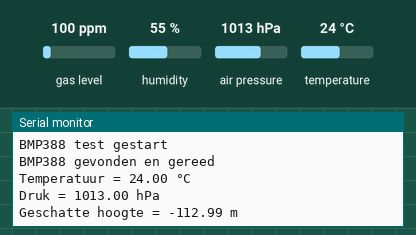
A sketch run on a simulated ESP32. Parts: the last lines printed to the serial monitor. Inputs (shaded band) come from the test bench; at power-on: air pressure 1013 hPa, temperature 24 °C, gas level 100 ppm, humidity 55 %.

Above: at 2.2 s.
2.3 s: air pressure set to 952 hPa
At 3.7 s:
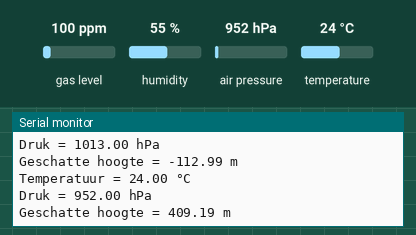
3.8 s: temperature set to 12 °C
5.3 s: air pressure set to 975 hPa
At 6.8 s:
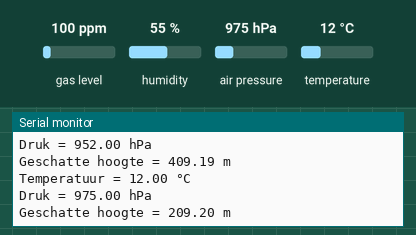
Timing chart, 0 to 8.3 s (numbered marks = the images above; inputs shaded):
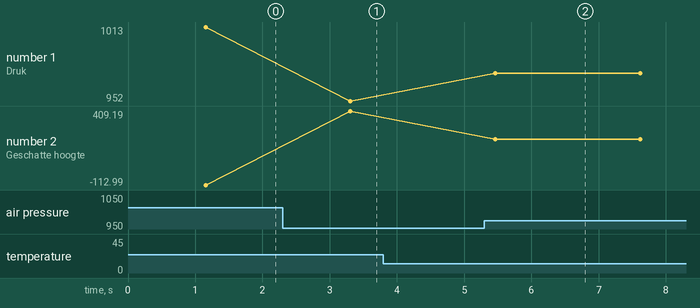

The sketch:

01-Code-BMP388.ino
```cpp
#include <Wire.h>
#include <Adafruit_Sensor.h>
#include <Adafruit_BMP3XX.h>

Adafruit_BMP3XX bmp;

// Zet hier de actuele luchtdruk voor een hoogtemeting.
#define LEVELPRESSURE_HPA (999.54)

void setup() {
  Serial.begin(115200);
  delay(1000);

  // ESP32 standaard I2C pinnen: SDA = 21, SCL = 22
  Wire.begin(21, 22);

  Serial.println("BMP388 test gestart");

  // Probeer eerst adres 0x77
  if (!bmp.begin_I2C(0x77)) {
    // Probeer daarna 0x76
    if (!bmp.begin_I2C(0x76)) {
      Serial.println("BMP388 niet gevonden. Controleer bedrading en I2C-adres.");
      while (1) {
        delay(10);
      }
    }
  }

  // Instellingen voor meten
  bmp.setTemperatureOversampling(BMP3_OVERSAMPLING_8X);
  bmp.setPressureOversampling(BMP3_OVERSAMPLING_4X);
  bmp.setIIRFilterCoeff(BMP3_IIR_FILTER_COEFF_3);
  bmp.setOutputDataRate(BMP3_ODR_50_HZ);

  Serial.println("BMP388 gevonden en gereed");
}

void loop() {
  if (!bmp.performReading()) {
    Serial.println("Fout bij uitlezen van BMP388");
    delay(2000);
    return;
  }

  Serial.print("Temperatuur = ");
  Serial.print(bmp.temperature);
  Serial.println(" °C");

  Serial.print("Druk = ");
  Serial.print(bmp.pressure / 100.0);   // Pa -> hPa
  Serial.println(" hPa");

  Serial.print("Geschatte hoogte = ");
  Serial.print(bmp.readAltitude(LEVELPRESSURE_HPA));
  Serial.println(" m");

  Serial.println();
  delay(2000);
}
```

Measured:
- after the input at 2.3 s, the serial monitor: prints a new line after 1.0 s (image 1)
- after the input at 5.3 s, the serial monitor: prints a new line after 0.16 s (image 2)
- plotted number 1: 1013 → 952 after the input at 2.3 s, 952 → 975 after the input at 5.3 s
- plotted number 2: -112.99 → 409.19 after the input at 2.3 s, 409.19 → 209.2 after the input at 5.3 s
